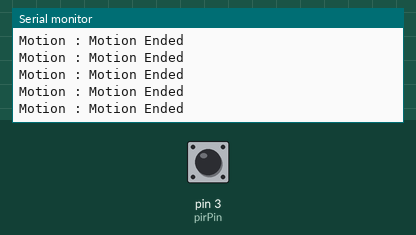
This sketch was run on a simulated Arduino Uno, built with avr-gcc and run on an emulated ATmega328P. On the bench: the last lines printed to the serial monitor. The inputs (shaded band) are chosen by the test bench; at power-on: pin 3 (pirPin) LOW.

Above: at 1.2 s.
1.3 s: pin 3 (pirPin) driven HIGH
At 2.2 s:
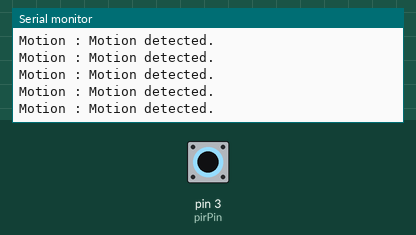
3.2 s: pin 3 (pirPin) driven LOW
At 3.8 s:
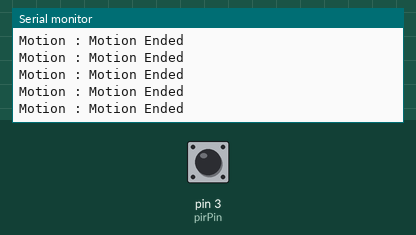
6.2 s: pin 3 (pirPin) driven HIGH
At 7.0 s:
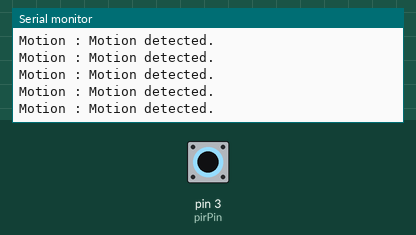
9.2 s: pin 3 (pirPin) driven LOW
At 10.2 s:
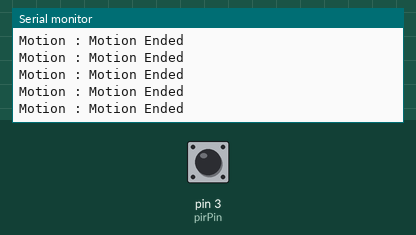
12.2 s: pin 3 (pirPin) pulsed HIGH 2 times (0.12 s each, 0.3 s apart)
15.8 s: pin 3 (pirPin) driven HIGH
At 16.3 s:
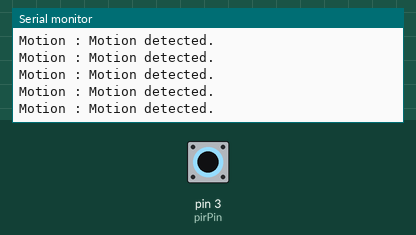

The sketch:

pirSensor.ino
```cpp
#include <EtherCard.h>
#define pirPin 3
#define STATIC 1

#if STATIC
// ethernet interface ip address
static byte myip[] = { 192,168,43,212 };
// gateway ip address
static byte gwip[] = { 192,168,1,4 };
#endif


static byte mymac[] = { 0x74,0x69,0x69,0x2D,0x30,0x31 };

int calibrationTime = 30;
//long unsigned int lowIn;
//long unsigned int pause = 5000;
String STATUS;

byte Ethernet::buffer[500]; // tcp/ip send and receive buffer

const char page[] PROGMEM =
"HTTP/1.0 503 My Service \r\n"
"Content-Type: text/html\r\n"
"Retry-After: 600\r\n"
"\r\n"
"<html>"
  "<head><title>"
    "Sensor Pir Detector"
  "</title></head>"
  "<body>"
  "<h1>Sensor Pir detector</h1>"
    "<h3>"
    "STATUS"
    "</h3>"

    "<p><em>"
      "<br />"
      ""
    "</em></p>"
  "</body>"
"</html>"
;


void setup()
{
  Serial.begin(9600);
  pinMode(pirPin, INPUT);

    if (ether.begin(sizeof Ethernet::buffer, mymac, 10) == 0)
    Serial.println( "Failed to access Ethernet controller");
  #if STATIC
  ether.staticSetup(myip, gwip);
  #else
  if (!ether.dhcpSetup())
    Serial.println("DHCP failed");
  #endif

  ether.printIp("IP:  ", ether.myip);
  ether.printIp("GW:  ", ether.gwip);
  ether.printIp("DNS: ", ether.dnsip);
}


void loop()
{
  PIRSensor();
  ethernet();
}

void PIRSensor() {
  Serial.print("Motion : ");
  if (digitalRead(pirPin) == HIGH)
  {
    Serial.println("Motion detected.");
    STATUS = "Motion Detected";
  }
  else if (digitalRead(pirPin) == LOW)
  {
    Serial.println("Motion Ended");
    STATUS = "Motion Ended";
  }
}

void ethernet() {
   if (ether.packetLoop(ether.packetReceive())) {
    memcpy_P(ether.tcpOffset(), page, sizeof page);
    ether.httpServerReply(sizeof page - 1);
  }
}
```

Measured:
- after the input at 1.3 s, the serial monitor: prints a new line after 0.06 s (image 1)
- after the input at 15.8 s, the serial monitor: prints a new line after 0.06 s (image 5)
